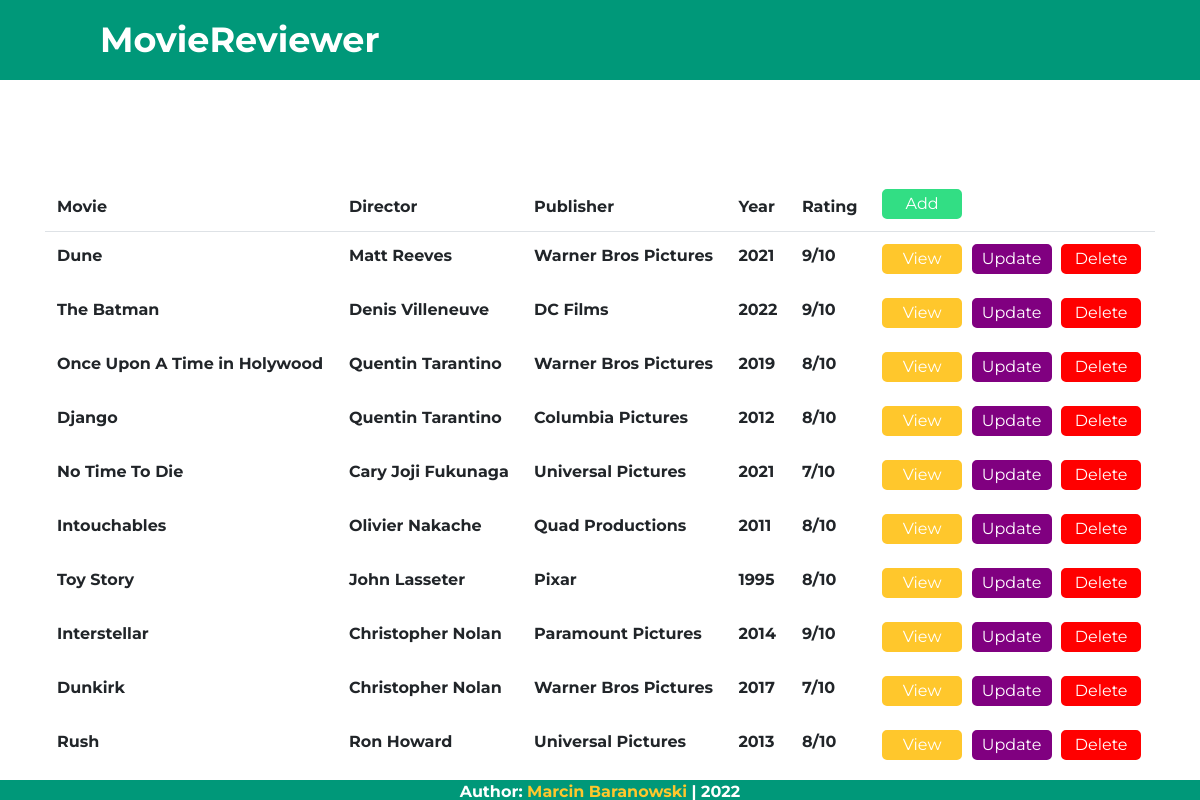
The app's page /movies with its own data.
### viewer/models.py (models this page shows, shortened)
class Movie(models.Model):
    title = models.CharField(max_length=200)
    director = models.ForeignKey(Director, null=True, on_delete=models.SET_NULL, blank=True)
    publisher = models.ForeignKey(Publisher, null=True, on_delete=models.SET_NULL, blank=True)
    description = models.CharField(max_length=1000, blank=True, null=True)
    year = models.IntegerField()
    rating = models.IntegerField(default=1,
        validators=[
            MaxValueValidator(10),
            MinValueValidator(0)
        ]
    )
    countries = models.ManyToManyField('Country', blank=True)

class Director(models.Model):
    first_name = models.CharField(max_length=200)
    last_name = models.CharField(max_length=200)
    born = models.DateField()
    nationality = models.CharField(max_length=200)
    def __str__(self):
        return self.first_name + " " + self.last_name

class Publisher(models.Model):
    name = models.CharField(max_length=200)
    address = models.ForeignKey('Address', blank=True, null=True, on_delete=models.SET_NULL)
    def __str__(self):
        return self.name

### viewer/views.py (the view)
# urls.py: path('movies', views.moviesList, name='movieList'),
def moviesList(request):
    movie = Movie.objects.all()
    content = {"movies": Movie.objects.all()}
    return render(request, "moviesList.html", content)

### templates/moviesList.html
{% extends 'base.html' %}
{% load static %}
{% block styles %}
<link rel="stylesheet" type="text/css" href="{% static '/styles/list.css' %}">
{% endblock %}
{% block content %}
<table class="table table-borderless">
    <thead class="border-bottom font-weight-bold">
        <tr>
          <th scope="col">Movie</th>
          <th scope="col">Director</th>
          <th scope="col">Publisher</th>
          <th scope="col">Year</th>
          <th scope="col">Rating</th>
          <th scope="col"><a href="{% url 'create' %}"><button class="add">Add</button></a></th>
        </tr>
      </thead>
    <tbody>
        {% for movi in movies %}
        <tr>
          <td>{{movi.title}}</td></a>
          <td>{{movi.director}}</td>
          <td>{{movi.publisher}}</td>
          <td>{{movi.year}}</td>
          <td>{{movi.rating}}/10</td>
          <td><a href="{% url 'single-movie' movi.id %}"><button class="view">View</button></a>
              <a href="{% url 'update' movi.id %}"><button class="update">Update</button></a>
              <a href="{% url 'delete' movi.id %}">
              <button type="button" class="delete"
              onclick="return confirm('Are you sure you want to delete {{movi.title}}?')">Delete</button></a>
          </td>
        </tr>
        {% endfor %}
    </tbody>
  </table>
{% endblock %}

### templates/base.html (shortened to what this page needs)
{% load static %}
<!DOCTYPE html>
<html lang="en">
<head>
    <link rel="stylesheet" href="https://cdn.jsdelivr.net/npm/bootstrap@4.6.0/dist/css/bootstrap.min.css"
>
    <link rel="stylesheet" type="text/css" href="{% static 'styles/base.css' %}">
    {% block styles %}
    {% endblock %}
</head>
<body>
    <nav>
        <div class="logo">MovieReviewer</div>
        <ul>
            <li><a href="{% url 'home' %}">Home</a></li>
            <li><a href="{% url 'movieList' %}">Movies</a></li>
            <li><a href="{% url 'directors' %}">Directors</a></li>
            <li><a href="{% url 'publishers' %}">Publishers</a></li>
            <li><a href="{% url 'actors' %}">Actors</a></li>
            <li><a href="{% url 'tags' %}">Tags</a></li>
            <li><a href="{% url 'countries' %}">Countries</a></li>
            <li><a href="{% url 'address' %}">Address</a></li>
            <li><a href="{% url 'movieTags' %}">MovieTags</a></li>
        </ul>
    </nav>
    <div class="container main-content">
        {% block content %}
        {% endblock %}
    </div>
    <footer class ="container-fluid fixed-bottom">
        Author: <a href="https://github.com/Maiconek" class="author">Marcin Baranowski</a> | 2022
    </footer>
</body>

### static/styles/base.css (style rules this page uses)
* { margin: 0; padding: 0; list-style: none; box-sizing: border-box; }
body { font-family: 'Montserrat'; font-weight: bold; }
nav { background-color: #009879; height: 80px; width: 100%; }
.logo { font-weight: bold; font-size: 35px; color: white; line-height: 80px; padding-left: 100px; float: left; }
nav ul { float: right; margin-right: 20px; }
nav ul li { display: inline-block; line-height: 80px; margin: 0 5px; }
nav ul li a { color: white; text-decoration: none; font-size: 17px; text-transform: uppercase; padding: 7px 13px; border-radius: 5px; }
footer { width: 100%; height: 20px; text-align: center; background-color: #009879; color: white; float: left; }
.author { text-decoration: none; color: #FFC72C; }

### static/styles/list.css (style rules this page uses)
.add { background-color: #32de84; border: 3px solid #32de84; border-radius: 5px; width: 80px; height: 30px; color: white; }
.view { background-color: #FFC72C; border: 3px solid #FFC72C; border-radius: 5px; width: 80px; height: 30px; color: white; margin-right: 5px; }
.update { background-color: purple; border: 3px solid purple; border-radius: 5px; width: 80px; height: 30px; color: white; }
.delete { background-color: red; border: 3px solid red; border-radius: 5px; width: 80px; height: 30px; color: white; margin-left: 5px; }

### records on screen
Movie: title "Dune", director "Matt Reeves", publisher "Warner Bros Pictures", year "2021", rating "9"
Movie: title "The Batman", director "Denis Villeneuve", publisher "DC Films", year "2022", rating "9"
Movie: title "Once Upon A Time in Holywood", director "Quentin Tarantino", publisher "Warner Bros Pictures", year "2019", rating "8"
Movie: title "Django", director "Quentin Tarantino", publisher "Columbia Pictures", year "2012", rating "8"
Movie: title "No Time To Die", director "Cary Joji Fukunaga", publisher "Universal Pictures", year "2021", rating "7"
Movie: title "Intouchables", director "Olivier Nakache", publisher "Quad Productions", year "2011", rating "8"
Movie: title "Toy Story", director "John Lasseter", publisher "Pixar", year "1995", rating "8"
Movie: title "Interstellar", director "Christopher Nolan", publisher "Paramount Pictures", year "2014", rating "9"
Movie: title "Dunkirk", director "Christopher Nolan", publisher "Warner Bros Pictures", year "2017", rating "7"
Movie: title "Rush", director "Ron Howard", publisher "Universal Pictures", year "2013", rating "8"
